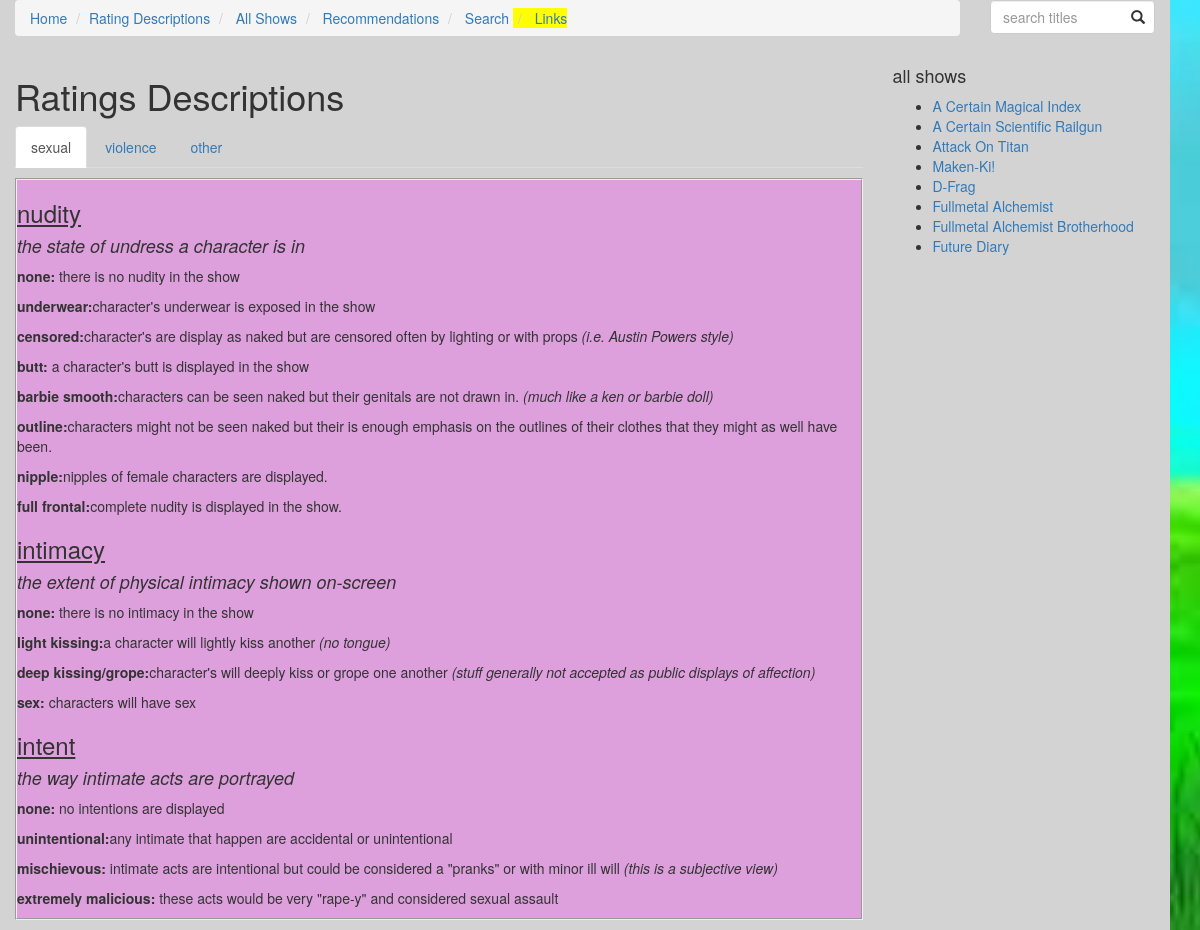
Page /rating_descriptions/ on the earlier database version.
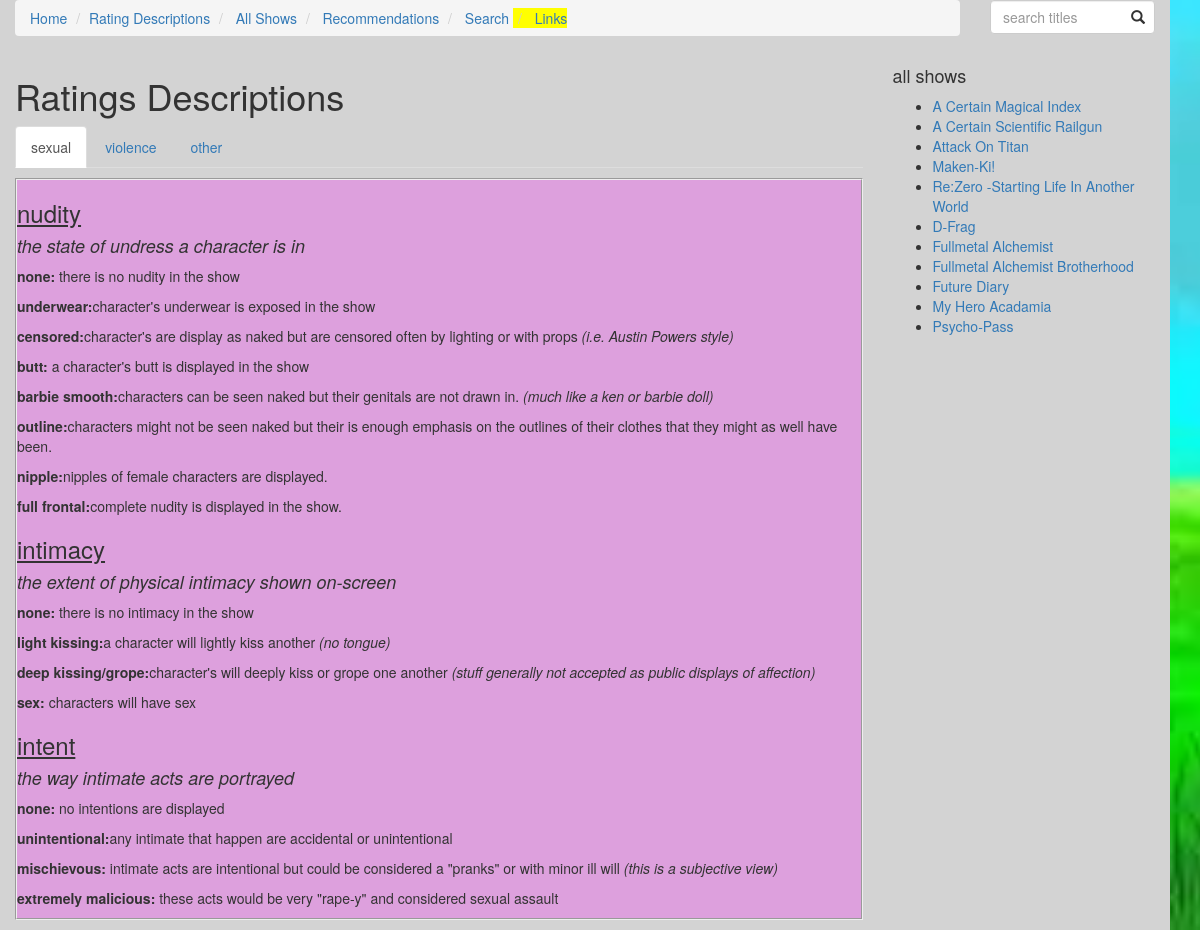
Same page on the later database version.
### animeupload/models.py (models this page shows, shortened)
class Show(models.Model):
	n_choices= (
		(NONE,"none"),
		(UNDERWEAR,"underwear"),
		(CENCORED,"cencored"),
		(BUTT,"butt"),
		(BARBIE_SMOOTH,"barbie smooth"),
		(OUTINES,"outlined"),
		(NIPPLE,"nipple"),
		(FULL_FRONTAL,"full frontal"),
	)
	swares= (
		(NONE,"none"),
		(DAMN,"mild"),
		(CENCORED,"cencored"),
		(FUCK,"uncencored"),
	)
	osi_levels = (
		(NONE,"none"),
		(LIGHT,"light kissing"),
		(DEEP,"deep kissing/grope"),
		(SEX,"sex"),
	)
	osv_levels = (
		(NONE,"none"),
		(ESRB_E,"cartoon"),
		(ESRB_T,"blood"),
		(ESRB_M,"realistic"),
		(ESRB_A,"extreme"),
	)
	emotional_challenge = standard_choices
	mi_levels =(
		(NONE,"none"),
		(CORPSE_LTE,"unmarred dead"),
		(SILHOUETTE,"silhouetted dismemberment"),
		(DISMEMBERED,"dismemberment"),
	)
	gore_levels =standard_choices
	si_levels=(
		(NONE,"none"),
		(UNINTENTIONAL,"unintentional"),
		(MISCHIEVOUS,"mischievous"),
		(MALICE_LTE,"malicious(molestation)"),
		(MALICE_HVY,"extremley malicious(rape)"),
	)
	tone_levels=(
		(LITE_TONE,"light tone"),
		(MODERATE_TONE,"moderate tone"),
		(DARK_TONE,"dark tone"),
		(ULTA_DARK_TONE,"ultra dark tone"),
	)
	ma_levels = standard_choices
	image = models.FileField(default = "images/fnf/fnf.jpg", blank=True, upload_to='images/')
	english_title = models.CharField(max_length=200)
	japanese_title = models.CharField(max_length=200, null= True)
	description = models.TextField(max_length = 1000)
	total_episodes = models.IntegerField()
	ova=  models.BooleanField(default = False)
	movies = models.IntegerField(default = 0)
	total_seasons = models.IntegerField(default = 1)
	ongoing = models.BooleanField(default = False)
	series = models.ForeignKey(Series, null = True, blank = True, on_delete=models.SET_NULL)
	nudity = models.IntegerField(default = NONE, choices= n_choices)
	on_screen_intimacy = models.IntegerField(default = NONE, choices= osi_levels)
	sexual_intent = models.IntegerField(default = NONE, choices = si_levels)
	violence = models.IntegerField(default = NONE, choices= osv_levels)
	gore = models.IntegerField(default = NONE, choices= gore_levels)
	morbid_images = models.IntegerField(default = NONE, choices= mi_levels)
	feels = models.IntegerField(default = NONE, choices= emotional_challenge)
	profanity = models.IntegerField(default = NONE, choices= swares)
	moral_ambiguity = models.IntegerField(default = NONE, choices= ma_levels)
	tags = models.ManyToManyField(Tag, blank=True)
	genres = models.ManyToManyField(Genre, blank=True)
	modified_date = models.DateTimeField(auto_now=True, blank = True, null=True)
	class Meta:
		ordering = ["english_title"]

### animeupload/views.py (the view)
# urls.py: url(r'^rating_descriptions/', views.rating_descriptions, name='rating_descriptions'),
def rating_descriptions(request):
	args = {}
	args['shows'] = Show.objects.all()
	return render(request,'animeupload/rating-descriptions.html',args)

### firstdjango/templates/animeupload/rating-descriptions.html (shortened to what this page needs)
{% extends "wsidebar.html" %}
{% load staticfiles %}
{% block main %}
<div class="col-xs-9">
<h1>Ratings Descriptions</h1>
	<ul class="nav nav-tabs">
		<li class="active"><a data-toggle="tab" href="#sex_con">sexual</a></li>
		<li><a data-toggle="tab" href="#violence_con">violence</a></li>
		<li><a data-toggle="tab" href="#other_con">other</a></li>
	</ul>
	<div class = "tab-content">
		<div id = "sex_con" class = "rating_box bg_lightpurple tab-pane fade in active">
			<h3><u>nudity</u> </h3>
				<h4><i>the state of undress a character is in</i></h4>
				<p>
					<b>none:</b> there is no nudity in the show
				</p>
				<p>
					<b>underwear:</b>character's underwear is exposed in the show
				</p>
				<p>
					<b>censored:</b>character's are display as naked but are censored often by lighting or with props <i>(i.e. Austin Powers style)</i>
				</p>
				<p>
					<b>butt: </b>a character's butt is displayed in the show
				</p>
				<p>
					<b>barbie smooth:</b>characters can be seen naked but their genitals are not drawn in. <i>(much like a ken or barbie doll)</i>
				</p>
				<p>
					<b>outline:</b>characters might not be seen naked but their is enough emphasis on the outlines of their clothes that they might as well have been.
				</p>
				<p>
					<b>nipple:</b>nipples of female characters are displayed.
				</p>
				<p>
					<b>full frontal:</b>complete nudity is displayed in the show.
				</p>
				<h3><u>intimacy</u> </h3>
					<h4><i>the extent of physical intimacy shown on-screen</i></h4>
				<p>
					<b>none:</b> there is no intimacy in the show
				</p>
				<p>
					<b>light kissing:</b>a character will lightly kiss another <i>(no tongue)</i>
				</p>
				<p>
					<b>deep kissing/grope:</b>character's will deeply kiss or grope one another <i>(stuff generally not accepted as public displays of affection)</i>
				</p>
				<p>
					<b>sex: </b>characters will have sex
				</p>
			<h3><u>intent</u> </h3>
				<h4><i>the way intimate acts are portrayed</i></h4>
				<p>
					<b>none:</b> no intentions are displayed
				</p>
				<p>
					<b>unintentional:</b>any intimate that happen are accidental or unintentional
				</p>
				<p>
					<b>mischievous:</b> intimate acts are intentional but could be considered a "pranks" or with minor ill will <i>(this is a subjective view)</i>
				</p>
				<p>
					<b>extremely malicious: </b>these acts would be very "rape-y" and considered sexual assault
				</p>
		</div>
	</div>
</div>
{% endblock %}

### firstdjango/templates/wsidebar.html
{% extends "base.html" %}
	{% block content %}
		<div class ="row">
			{% block main %}
			{% endblock %}
			{% block sidebar %}
				<div class="col-xs-3">
					<h4>all shows</h4>
					<ul>
						{% for show in shows %}
							<li>
								<a href = "{% url 'show_detail' show.id %}">
								{{ show.english_title|title }}
								</a>
							</li>
						{% endfor %}
					</ul>
				</div>
			{% endblock sidebar %}
		</div>
	{% endblock content %}

Differences in the rows shown:
added Show: english_title "Re:Zero -Starting Life In Another World"
added Show: english_title "My Hero Acadamia"
added Show: english_title "Psycho-Pass"
